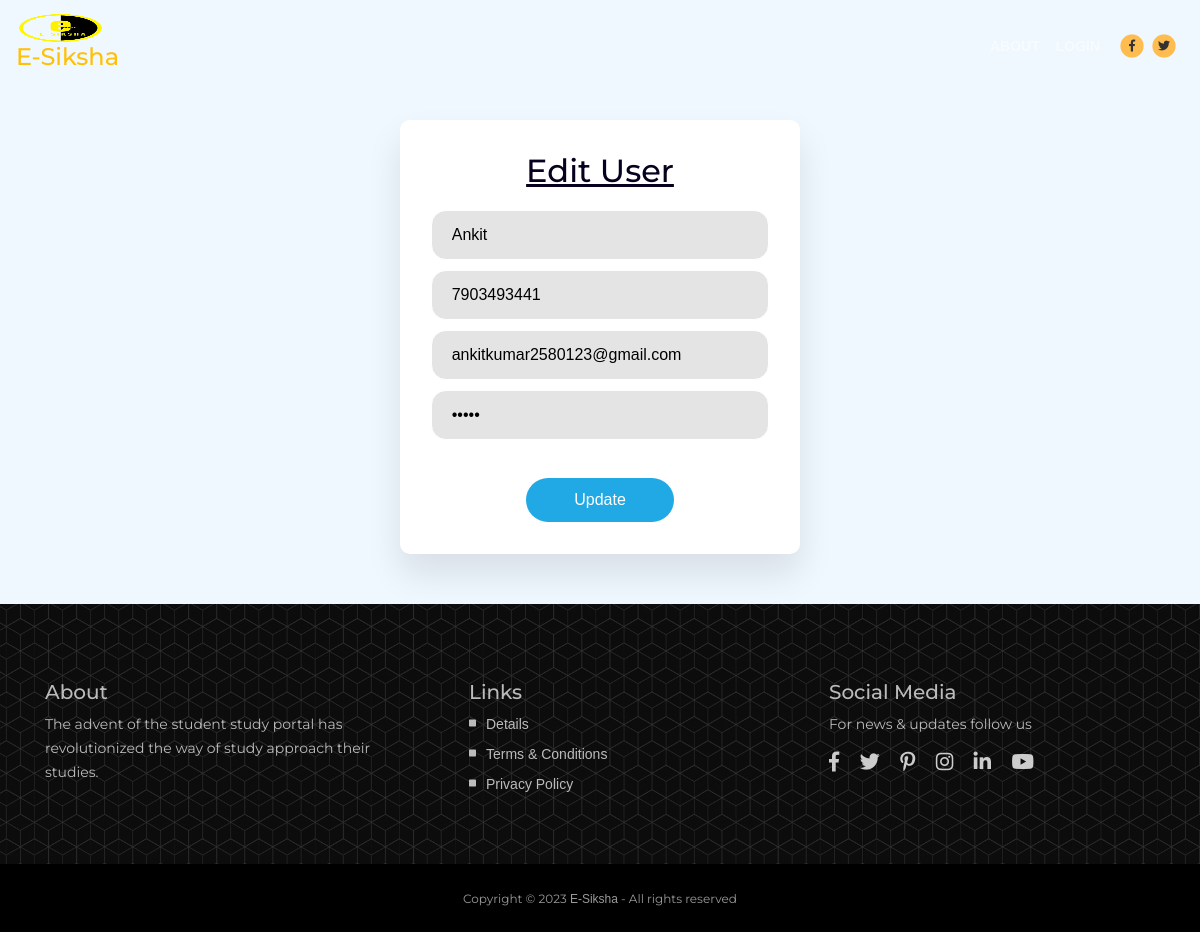
Page /edit_user/2 on the committed database.
### studyportal/models.py (models this page shows)
class Register(models.Model):
    username=models.CharField(null=False, max_length=50)
    mobile_no=models.IntegerField(null=False)
    email=models.CharField(max_length=15)
    password=models.CharField(max_length=255)

### studyportal/views.py (the view)
# urls.py: path('edit_user/<id>',views.editUser,name="editUser"),
def editUser(request,id):
    data=Register.objects.filter(id=id).first()
    return render(request,'editUser.html',{'data':data})

### studyportal/templates/editUser.html (shortened to what this page needs)
{% load static %}
{% include 'header.html' %}
                                        <div style="  margin-top: 10%;" class="wrapper">
                                                            <h1>Edit User</h1>
                                                            <form action="{% url 'update_user' %}" method="POST" enctype="multipart/form-data">
                                                                                <input name="username" type="text" value="{{data.username}}" placeholder="Username">
                                                                                <input name="mobile_no" type="number" value="{{data.mobile_no}}" placeholder="Mobile-No">
                                                                                <input name="email" type="email" value="{{data.email}}" placeholder="Email">
                                                                                <input name="password" type="password" value="{{data.password}}" placeholder="Password">
                                                                                <button type="submit">Update</button>
                                                            </form>
                                        </div>
{% include 'footer.html' %}

### studyportal/static/css/styles.css (style rules this page uses)
body, html { width: 100%; height: 100%; }
body, p { color: #555; font: 400 1rem/1.625rem "Montserrat", sans-serif; }
h1 { color: #333; font: 700 2.75rem/3.375rem "Montserrat", sans-serif; }

### studyportal/static/css/main.css (style rules this page uses)
* { margin:0; padding: 0; box-sizing: border-box; font-family: "poppins",sans-serif; }
body { background-color: aliceblue; }
.wrapper { width: 400px; padding: 2rem 1rem; margin: 50px auto; background-color: #fff; border-radius: 10px; text-align: center; box-shadow: 0 20px 35px rgba(0,0,0,0.1); }
h1 { font-size: 2rem; color: #07001f; margin-bottom: 1.2rem; text-decoration:underline }
form input { width: 92%; outline: none; border: 1px solid #fff; padding: 12px 20px; margin-bottom: 10px; border-radius: 15px; background-color: #e4e4e4; font-size: 1rem; }
button { font-size: 1rem; margin-top: 1.8rem; padding: 10px 0; border-radius: 25px; outline: none; border: none; width: 40%; color: #fff; cursor: pointer; background: rgb(32, 169, 228); }

### studyportal/static/css/card2.css (style rules this page uses)
* { margin:0; padding: 0; box-sizing: border-box; font-family: "poppins",sans-serif; }
body { background-color: aliceblue; }
.wrapper { width: 400px; padding: 2rem 1rem; margin: 50px auto; background-color: #fff; border-radius: 10px; text-align: center; box-shadow: 0 20px 35px rgba(0,0,0,0.1); }
h1 { font-size: 2rem; color: #07001f; margin-bottom: 1.2rem; text-decoration:underline }
form input { width: 92%; outline: none; border: 1px solid #fff; padding: 12px 20px; margin-bottom: 10px; border-radius: 15px; background-color: #e4e4e4; font-size: 1rem; }
button { font-size: 1rem; margin-top: 1.8rem; padding: 10px 0; border-radius: 25px; outline: none; border: none; width: 40%; color: #fff; cursor: pointer; background: rgb(32, 169, 228); }

### rows in the picture
Register: username "Ankit", mobile_no "7903493441", email "ankitkumar2580123@gmail.com"
